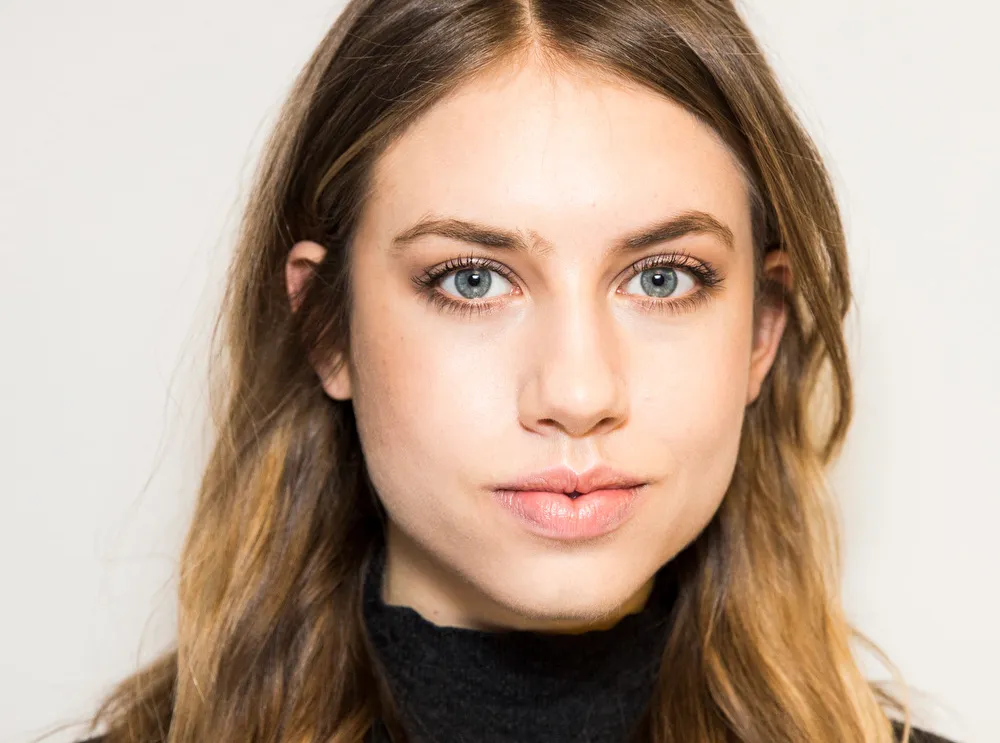
#> input picture Jake/Resources/Photos/woman.jpg, 1000 x 743 px, found by its file name
$ python superBasics.py
#> lines starting #> are read from the running program, lines starting #| are printed output that depends on the picture; after the words box and inside, x2 and y2 are one past the last pixel; in counts of white or black regions, pixels touching at a corner belong together
import cv2 as cv
import numpy as np

# Load Haar cascades
eye_cascade = cv.CascadeClassifier('Jake/Resources/HaarCascades/haarcascade_eye.xml')
face_cascade = cv.CascadeClassifier('Jake/Resources/HaarCascades/haarcascade_frontalface_default.xml')

# Load img detector parameters
detector_params = cv.SimpleBlobDetector_Params()
detector_params.filterByArea = True
detector_params.maxArea = 1500
detector = cv.SimpleBlobDetector_create(detector_params)

#load image
img = cv.imread('Jake/Resources/Photos/woman.jpg')
#> img is the input picture: shape (743, 1000, 3); mean B, G, R 146.8, 163.6, 185.6

cv.imshow('Woman Raw', img)

# Grayscale for detection

gray = cv.cvtColor(img, cv.COLOR_BGR2GRAY)
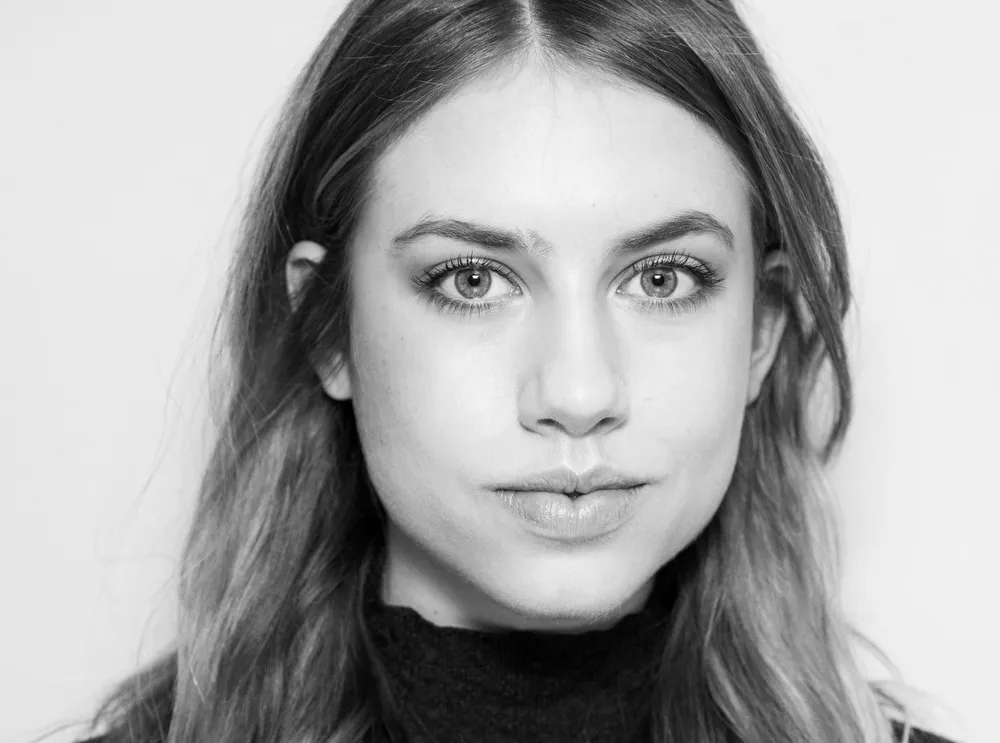
#> gray: shape (743, 1000); min 0, max 255, mean 168.3
faces = face_cascade.detectMultiScale(gray, 1.3, 5)
#> faces = [[322, 95, 499, 499]]

# Face segmentation
for (x, y, z, h) in faces:
    cv.rectangle(img, (x, y), (x+z, y+h), (255, 255, 0), 2)
#> this loop made 1 pass
#> img: shape (743, 1000, 3); 0.81% of pixels changed, all inside (x1, y1, x2, y2) = (321, 94, 823, 596)

cv.imshow('Face Segmentation', img)

# Cut out the face
gray_face = gray[y:y+h, x:x+z]
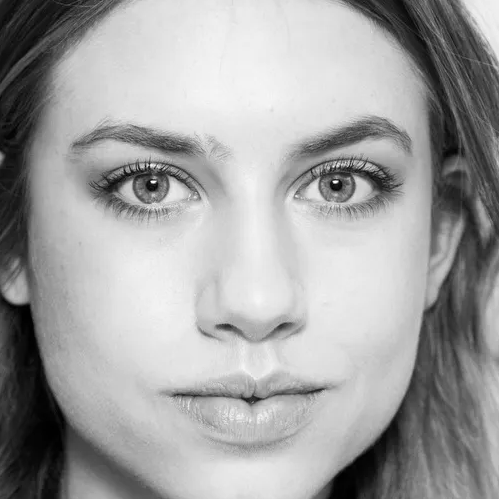
#> gray_face: shape (499, 499); min 0, max 255, mean 161.7
face = img[y:y+h, x:x+z]
eyes = eye_cascade.detectMultiScale(gray_face)
#> eyes = [[262, 307, 41, 41], [282, 128, 109, 109], [82, 126, 119, 119]]

# commented to not show the incorrect segmentations in screenshots
# Eye segmentation
#for (ex, ey, ew, eh) in eyes:
 #   cv.rectangle(face, (ex, ey), (ex+ew, ey+eh), (0, 255, 0), 2)

cv.imshow('Eye Segmentation', img) # notice the problem with eyes detected around nose and mouth


# Eye Correction
width = np.size(img, 1)  # get face frame width
#> width = 1000
height = np.size(img, 0)  # get face frame height
#> height = 743

print(f'width: {width}, height: {height}')
#| width: 1000, height: 743

eyes_corrected = []
for (x, y, w, h) in eyes:
        print(f'x: {x}, y: {y}, w: {w}, h: {h}')
        if y > 200:
            pass
        else:
            eyes_corrected.append((x, y, w, h))
#> this loop made 3 passes
#| x: 262, y: 307, w: 41, h: 41
#| x: 282, y: 128, w: 109, h: 109
#| x: 82, y: 126, w: 119, h: 119
#> after the loop, eyes_corrected = [(282, 128, 109, 109), (82, 126, 119, 119)]

for (ex, ey, ew, eh) in eyes_corrected:
    cv.rectangle(face, (ex, ey), (ex+ew, ey+eh), (0, 255, 0), 2)
#> this loop made 2 passes
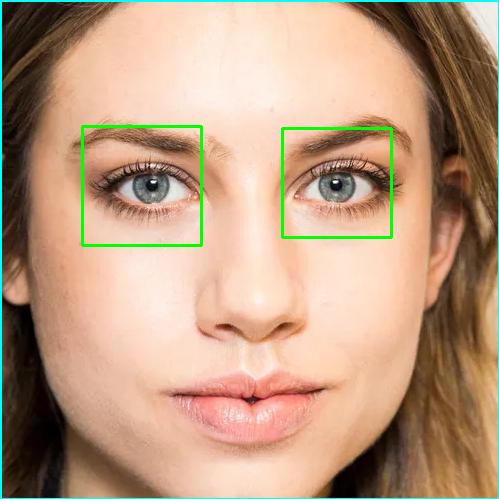
#> face: shape (499, 499, 3); mean B, G, R 129.2, 155.6, 187.5
cv.imshow('Eye Segmentation Corrected', img)
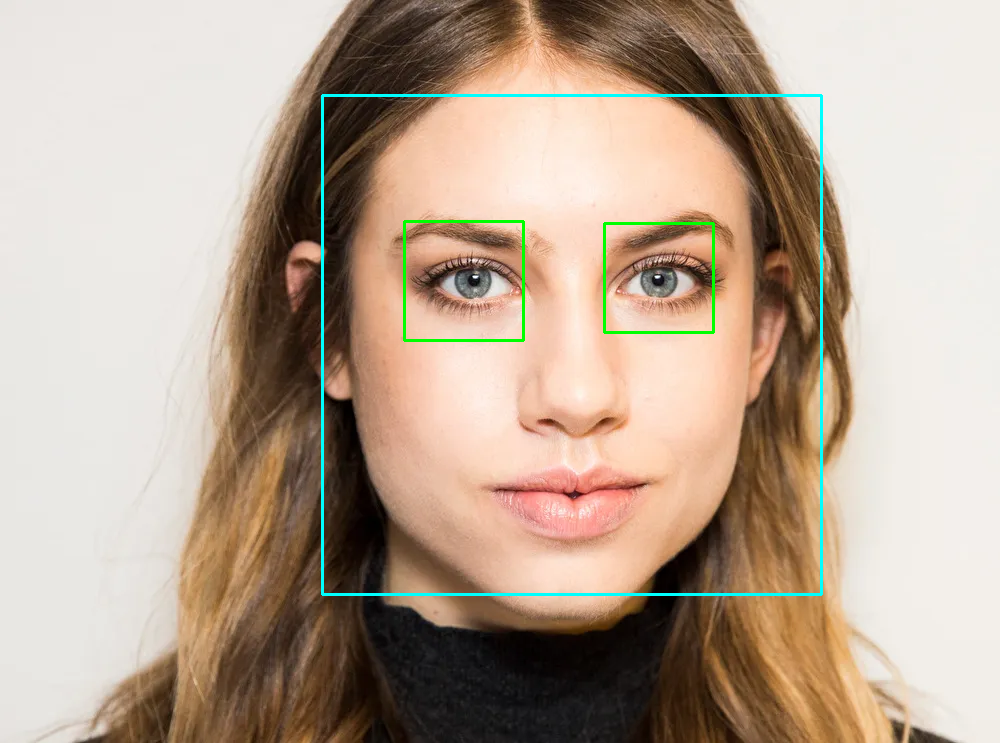
#> window 'Eye Segmentation Corrected': shape (743, 1000, 3); mean B, G, R 147.6, 165, 183.6

# pull eye img
x, w, y, h = eyes_corrected[0]
#> x = 282; w = 128; y = 109; h = 109
eye = face[y:y+h, x:x+w]
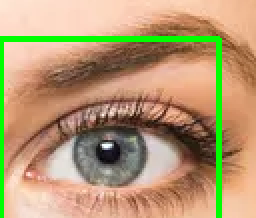
#> eye: shape (109, 128, 3) (shown 2 times larger); mean B, G, R 115.1, 153.5, 181.1
cv.imshow('Eye', eye)

# cut out eyebrows
def cut_eyebrows(img):
    height, width = img.shape[:2]
#> height = 109; width = 128
    eyebrow_h = int(height / 4)
#> eyebrow_h = 27
    img = img[eyebrow_h:height, 0:width]  # cut eyebrows out (15 px)
#> img: shape (82, 128, 3)

    return img

eye_no_brow = cut_eyebrows(eye)
cv.imshow('no brow', eye_no_brow)

# blob processing
def blob_process(img, threshold, detector):
#> called with threshold = 55
    gray_frame = cv.cvtColor(img, cv.COLOR_BGR2GRAY)
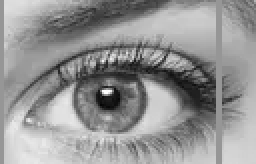
#> gray_frame: shape (82, 128) (shown 2 times larger); min 4, max 253, mean 148.2
    _, img = cv.threshold(gray_frame, threshold, 255, cv.THRESH_BINARY)
#> img: shape (82, 128); 95.2% white; 30 black regions (27 under 20 px), largest, box (x1, y1, x2, y2) and area: (60, 30, 108, 56) 289, (48, 43, 61, 55) 95, (45, 31, 69, 40) 69
    img = cv.erode(img, None, iterations=2)
#> img: shape (82, 128); 83.7% white; 6 black regions, box (x1, y1, x2, y2) and area: (36, 26, 118, 58) 1349, (22, 26, 40, 43) 149, (35, 2, 56, 14) 141, (58, 21, 63, 26) 25, (67, 21, 72, 26) 25, (70, 0, 75, 4) 20
    img = cv.dilate(img, None, iterations=5)
#> img: shape (82, 128); 98.9% white; 3 black regions (2 under 20 px), largest, box (x1, y1, x2, y2) and area: (91, 38, 103, 52) 92
    img = cv.medianBlur(img, 5)
#> img: shape (82, 128); 99.1% white; 2 black regions (1 under 20 px), largest, box (x1, y1, x2, y2) and area: (93, 38, 103, 51) 84
    img = cv.erode(img, None, iterations=5)
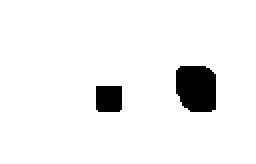
#> img: shape (82, 128) (shown 2 times larger); 94.5% white; 2 black regions, box (x1, y1, x2, y2) and area: (88, 33, 108, 56) 414, (48, 43, 61, 56) 167
    keypoints = detector.detect(img)
#> keypoints = 2 keypoints; (x, y, size): (98, 44, 23.8), (54, 49, 15.3)

    cv.imshow('blob', img)

    return keypoints

# blob processing
keypoints = blob_process(eye_no_brow, 55, detector)

# draw keypoints
#key = cv.drawKeypoints(eye_no_brow, keypoints, eye_no_brow, (0, 0, 255), cv.DRAW_MATCHES_FLAGS_DRAW_RICH_KEYPOINTS)
#cv.imshow('keypoints', eye_no_brow)

# only keep center keypoint
def keep_center_keypoint(keypoints):
    center_keypoint = None
    eye_center = [len(eye_no_brow[0]) // 2, len(eye_no_brow) // 2]  # center of the eye
#> eye_center = [64, 41]
    min_distance = float('inf')

    for keypoint in keypoints:
        keypoint_center = [keypoint.pt[0], keypoint.pt[1]]  # center of the keypoint
        distance = (keypoint_center[0] - eye_center[0]) ** 2 + (keypoint_center[1] - eye_center[1]) ** 2  # calculate the distance
        if distance < min_distance:
            min_distance = distance
            center_keypoint = keypoint
#> this loop made 2 passes
#> (distance, min_distance, center_keypoint) on pass 1: (162.4, 162.4, keypoint at (54, 48.9), size 15.3)
#> (keypoint, keypoint_center, distance) on pass 2: (keypoint at (97.9, 43.7), size 23.8, [97.88, 43.7], 1155.3)
#> after the loop, min_distance = 162.4

    keypoints = [center_keypoint] if center_keypoint is not None else []
#> keypoints = 1 keypoints; (x, y, size): (54, 49, 15.3)

    return keypoints

keypoints = keep_center_keypoint(keypoints)
#> keypoints = 1 keypoints; (x, y, size): (54, 49, 15.3)

# draw keypoints on eye
key = cv.drawKeypoints(eye_no_brow, keypoints, eye_no_brow, (0, 0, 255), cv.DRAW_MATCHES_FLAGS_DRAW_RICH_KEYPOINTS)
cv.imshow('keypoints', img)


# Wait for a key press and close all windows
cv.waitKey(0)
cv.destroyAllWindows()
